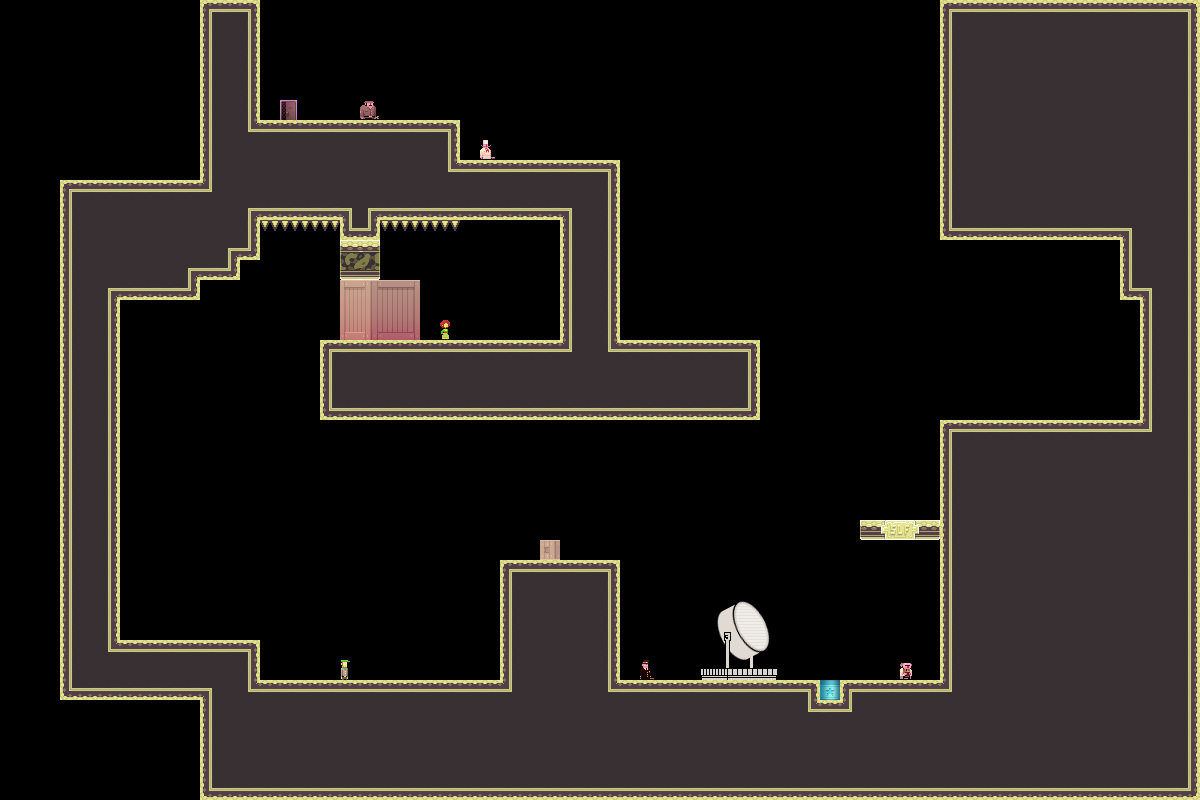

The image is a tile-based game level rendered from a .tmx file. Its description and source (layers, tilesets, objects; grid data summarised) follow:
An orthogonal 60x40 tile map with 20x20 px tiles, 1 tile layer (bg) and 2 objects.

<map version="1.0" orientation="orthogonal" width="60" height="40" tilewidth="20" tileheight="20">
 <tileset firstgid="1" name="tiles_military" tilewidth="20" tileheight="20">
  <image source="../../../../../XNAModeContent/Lemonade/tiles_military.png" width="400" height="400" />
  <terraintypes>
   <terrain name="solid" tile="151" />
   <terrain name="hollow" tile="94" />
  </terraintypes>
  <tile id="8" terrain=",,,1" />
  <tile id="9" terrain=",,1,1" />
  <tile id="10" terrain=",,1,1" />
  <tile id="11" terrain=",,1,1" />
  <tile id="12" terrain=",,1,1" />
  <tile id="13" terrain=",,1,1" />
  <tile id="14" terrain=",,1," />
  <tile id="15" terrain="1,1,1," />
  <tile id="16" terrain="1,1,,1" />
  <tile id="28" terrain=",1,,1" />
  <tile id="34" terrain="1,,1," />
  <tile id="35" terrain="1,,1,1" />
  <tile id="36" terrain=",1,1,1" />
  <tile id="48" terrain=",1,,1" />
  <tile id="54" terrain="1,,1," />
  <tile id="68" terrain=",1,,1" />
  <tile id="74" terrain="1,,1," />
  <tile id="88" terrain=",1,,1" />
  <tile id="94" terrain="1,,1," />
  <tile id="108" terrain=",1,,1" />
  <tile id="114" terrain="1,,1," />
  <tile id="128" terrain=",1,," />
  <tile id="129" terrain="1,1,," />
  <tile id="130" terrain="1,1,," />
  <tile id="131" terrain="1,1,," />
  <tile id="132" terrain="1,1,," />
  <tile id="133" terrain="1,1,," />
  <tile id="134" terrain="1,,," />
  <tile id="148" terrain=",,,0" />
  <tile id="149" terrain=",,0,0" />
  <tile id="150" terrain=",,0," />
  <tile id="151" terrain="0,0,0," />
  <tile id="152" terrain="0,0,," />
  <tile id="153" terrain="0,0,,0" />
  <tile id="168" terrain=",0,,0" />
  <tile id="170" terrain="0,,0," />
  <tile id="171" terrain="0,,0," />
  <tile id="173" terrain=",0,,0" />
  <tile id="188" terrain=",0,," />
  <tile id="189" terrain="0,0,," />
  <tile id="190" terrain="0,,," />
  <tile id="191" terrain="0,,0,0" />
  <tile id="192" terrain=",,0,0" />
  <tile id="193" terrain=",0,0,0" />
  <tile id="194" terrain="0,0,0,0" />
  <tile id="195" terrain="1,1,1,1" />
  <tile id="356">
   <properties>
    <property name="LargeCrate" value="" />
   </properties>
  </tile>
  <tile id="380">
   <properties>
    <property name="Andre" value="" />
   </properties>
  </tile>
  <tile id="381">
   <properties>
    <property name="Liselot" value="" />
   </properties>
  </tile>
  <tile id="382">
   <properties>
    <property name="Amsterdaam" value="" />
   </properties>
  </tile>
  <tile id="383">
   <properties>
    <property name="Worker" value="" />
   </properties>
  </tile>
  <tile id="384">
   <properties>
    <property name="Inspector" value="" />
   </properties>
  </tile>
  <tile id="385">
   <properties>
    <property name="Chef" value="" />
   </properties>
  </tile>
  <tile id="386">
   <properties>
    <property name="Exit" value="" />
   </properties>
  </tile>
  <tile id="387">
   <properties>
    <property name="Trampoline" value="" />
   </properties>
  </tile>
  <tile id="388">
   <properties>
    <property name="SmallCrate" value="" />
   </properties>
  </tile>
  <tile id="389">
   <properties>
    <property name="SugarBag" value="" />
   </properties>
  </tile>
 </tileset>
 <layer name="bg" width="60" height="40">
  <data>[2400 cells, 1105 non-empty, 82 distinct tile ids]</data>
 </layer>
 <objectgroup name="boxes" width="60" height="40">
  <object x="260" y="340">
   <polyline points="0,0 0,260" />
  </object>
  <object x="500" y="120">
   <polyline points="0,0 160,0 160,200 300,200 300,280 600,280" />
  </object>
 </objectgroup>
</map>
